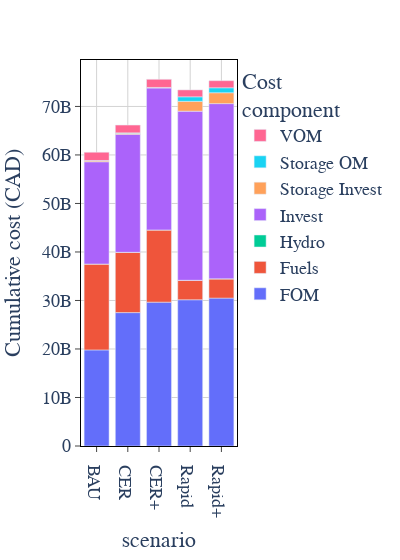

Source (notebook cell):
### Code cell
cost_dfs = []
for scenario in result_df.Scenario.unique():
    path = result_df.query(f"iteration==1 and Scenario=='{scenario}'")[
        "ESM path"
    ].values[0]
    cost_df = copper_total_cost_df(path)
    cost_df["scenario"] = scenario
    cost_dfs.append(cost_df)

scen_cost_df = pd.concat(cost_dfs)
scen_cost_agg = (
    scen_cost_df.groupby(["scenario", "cost"])["value"]
    .sum()
    .reset_index()
    .pivot(columns="scenario", index="cost", values="value")
)
fig = sciencify_plotly_fig(px.bar(scen_cost_agg.T, template="plotly"))

fig.update_layout(
    yaxis_title="Cumulative cost (CAD)", width=400, font_family="cm", font_size=18,
    legend=dict(title_text="Cost<br>component"),
    legend_traceorder="reversed"
)
fig.write_image("copper_system_cost.svg")
fig.write_image("copper_system_cost.pdf")
fig

### Figure 1 — Plotly figure (JSON) as saved in the notebook; plotly's stock layout.template omitted (floating-point values rounded to 4 significant figures)
{"data": [{"alignmentgroup": "True", "hovertemplate": "cost=FOM<br>scenario=%{x}<br>value=%{y}<extra></extra>", "legendgroup": "FOM", "marker": {"color": "#636efa", "pattern": {"shape": ""}}, "name": "FOM", "offsetgroup": "FOM", "orientation": "v", "showlegend": true, "textposition": "auto", "type": "bar", "x": ["BAU", "CER", "CER+", "Rapid", "Rapid+"], "xaxis": "x", "y": [19810000000.0, 27500000000.0, 29660000000.0, 30150000000.0, 30490000000.0], "yaxis": "y"}, {"alignmentgroup": "True", "hovertemplate": "cost=Fuels<br>scenario=%{x}<br>value=%{y}<extra></extra>", "legendgroup": "Fuels", "marker": {"color": "#EF553B", "pattern": {"shape": ""}}, "name": "Fuels", "offsetgroup": "Fuels", "orientation": "v", "showlegend": true, "textposition": "auto", "type": "bar", "x": ["BAU", "CER", "CER+", "Rapid", "Rapid+"], "xaxis": "x", "y": [17710000000.0, 12430000000.0, 14880000000.0, 4014000000.0, 3972000000.0], "yaxis": "y"}, {"alignmentgroup": "True", "hovertemplate": "cost=Hydro<br>scenario=%{x}<br>value=%{y}<extra></extra>", "legendgroup": "Hydro", "marker": {"color": "#00cc96", "pattern": {"shape": ""}}, "name": "Hydro", "offsetgroup": "Hydro", "orientation": "v", "showlegend": true, "textposition": "auto", "type": "bar", "x": ["BAU", "CER", "CER+", "Rapid", "Rapid+"], "xaxis": "x", "y": [0, 0, 0, 0, 0], "yaxis": "y"}, {"alignmentgroup": "True", "hovertemplate": "cost=Invest<br>scenario=%{x}<br>value=%{y}<extra></extra>", "legendgroup": "Invest", "marker": {"color": "#ab63fa", "pattern": {"shape": ""}}, "name": "Invest", "offsetgroup": "Invest", "orientation": "v", "showlegend": true, "textposition": "auto", "type": "bar", "x": ["BAU", "CER", "CER+", "Rapid", "Rapid+"], "xaxis": "x", "y": [21080000000.0, 24320000000.0, 29260000000.0, 34860000000.0, 36120000000.0], "yaxis": "y"}, {"alignmentgroup": "True", "hovertemplate": "cost=Storage Invest<br>scenario=%{x}<br>value=%{y}<extra></extra>", "legendgroup": "Storage Invest", "marker": {"color": "#FFA15A", "pattern": {"shape": ""}}, "name": "Storage Invest", "offsetgroup": "Storage Invest", "orientation": "v", "showlegend": true, "textposition": "auto", "type": "bar", "x": ["BAU", "CER", "CER+", "Rapid", "Rapid+"], "xaxis": "x", "y": [196700000.0, 227500000.0, 94190000.0, 2029000000.0, 2241000000.0], "yaxis": "y"}, {"alignmentgroup": "True", "hovertemplate": "cost=Storage OM<br>scenario=%{x}<br>value=%{y}<extra></extra>", "legendgroup": "Storage OM", "marker": {"color": "#19d3f3", "pattern": {"shape": ""}}, "name": "Storage OM", "offsetgroup": "Storage OM", "orientation": "v", "showlegend": true, "textposition": "auto", "type": "bar", "x": ["BAU", "CER", "CER+", "Rapid", "Rapid+"], "xaxis": "x", "y": [69910000.0, 82480000.0, 19908720, 929900000.0, 1026000000.0], "yaxis": "y"}, {"alignmentgroup": "True", "hovertemplate": "cost=VOM<br>scenario=%{x}<br>value=%{y}<extra></extra>", "legendgroup": "VOM", "marker": {"color": "#FF6692", "pattern": {"shape": ""}}, "name": "VOM", "offsetgroup": "VOM", "orientation": "v", "showlegend": true, "textposition": "auto", "type": "bar", "x": ["BAU", "CER", "CER+", "Rapid", "Rapid+"], "xaxis": "x", "y": [1695000000.0, 1608000000.0, 1678000000.0, 1425000000.0, 1459000000.0], "yaxis": "y"}], "layout": {"barmode": "relative", "font": {"family": "cm", "size": 18}, "legend": {"title": {"text": "Cost<br>component"}, "tracegroupgap": 0, "traceorder": "reversed"}, "margin": {"t": 60}, "plot_bgcolor": "white", "width": 400, "xaxis": {"anchor": "y", "domain": [0, 1], "gridcolor": "lightgrey", "linecolor": "black", "mirror": true, "showline": true, "ticks": "outside", "title": {"text": "scenario"}}, "yaxis": {"anchor": "x", "domain": [0, 1], "gridcolor": "lightgrey", "linecolor": "black", "mirror": true, "showline": true, "ticks": "outside", "title": {"text": "Cumulative cost (CAD)"}}}}
